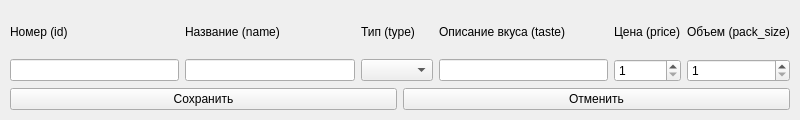
<?xml version="1.0" encoding="UTF-8"?>
<ui version="4.0">
 <class>Form</class>
 <widget class="QWidget" name="Form">
  <property name="geometry">
   <rect>
    <x>0</x>
    <y>0</y>
    <width>800</width>
    <height>120</height>
   </rect>
  </property>
  <property name="windowTitle">
   <string>Добавить или изменить запись</string>
  </property>
  <layout class="QVBoxLayout" name="verticalLayout">
   <property name="leftMargin">
    <number>10</number>
   </property>
   <property name="topMargin">
    <number>10</number>
   </property>
   <property name="rightMargin">
    <number>10</number>
   </property>
   <property name="bottomMargin">
    <number>10</number>
   </property>
   <item>
    <layout class="QGridLayout" name="gridLayout">
     <item row="0" column="2">
      <widget class="QLabel" name="label_3">
       <property name="text">
        <string>Тип (type)</string>
       </property>
      </widget>
     </item>
     <item row="2" column="5">
      <widget class="QSpinBox" name="spinBox_pack_size">
       <property name="minimum">
        <number>1</number>
       </property>
       <property name="maximum">
        <number>1000000</number>
       </property>
      </widget>
     </item>
     <item row="0" column="4">
      <widget class="QLabel" name="label_5">
       <property name="text">
        <string>Цена (price)</string>
       </property>
      </widget>
     </item>
     <item row="0" column="1">
      <widget class="QLabel" name="label_2">
       <property name="text">
        <string>Название (name)</string>
       </property>
      </widget>
     </item>
     <item row="2" column="4">
      <widget class="QSpinBox" name="spinBox_price">
       <property name="minimum">
        <number>1</number>
       </property>
       <property name="maximum">
        <number>1000000</number>
       </property>
      </widget>
     </item>
     <item row="2" column="3">
      <widget class="QLineEdit" name="lineEdit_taste"/>
     </item>
     <item row="0" column="0">
      <widget class="QLabel" name="label">
       <property name="text">
        <string>Номер (id)</string>
       </property>
      </widget>
     </item>
     <item row="2" column="2">
      <widget class="QComboBox" name="comboBox_type"/>
     </item>
     <item row="2" column="1">
      <widget class="QLineEdit" name="lineEdit_name"/>
     </item>
     <item row="0" column="5">
      <widget class="QLabel" name="label_6">
       <property name="text">
        <string>Объем (pack_size)</string>
       </property>
      </widget>
     </item>
     <item row="0" column="3">
      <widget class="QLabel" name="label_4">
       <property name="text">
        <string>Описание вкуса (taste)</string>
       </property>
      </widget>
     </item>
     <item row="2" column="0">
      <widget class="QLineEdit" name="lineEdit_id">
       <property name="enabled">
        <bool>true</bool>
       </property>
       <property name="text">
        <string/>
       </property>
       <property name="readOnly">
        <bool>true</bool>
       </property>
      </widget>
     </item>
    </layout>
   </item>
   <item>
    <layout class="QHBoxLayout" name="horizontalLayout">
     <item>
      <widget class="QPushButton" name="pushButton_save">
       <property name="text">
        <string>Сохранить</string>
       </property>
      </widget>
     </item>
     <item>
      <widget class="QPushButton" name="pushButton_cancel">
       <property name="text">
        <string>Отменить</string>
       </property>
      </widget>
     </item>
    </layout>
   </item>
  </layout>
 </widget>
 <resources/>
 <connections/>
</ui>
